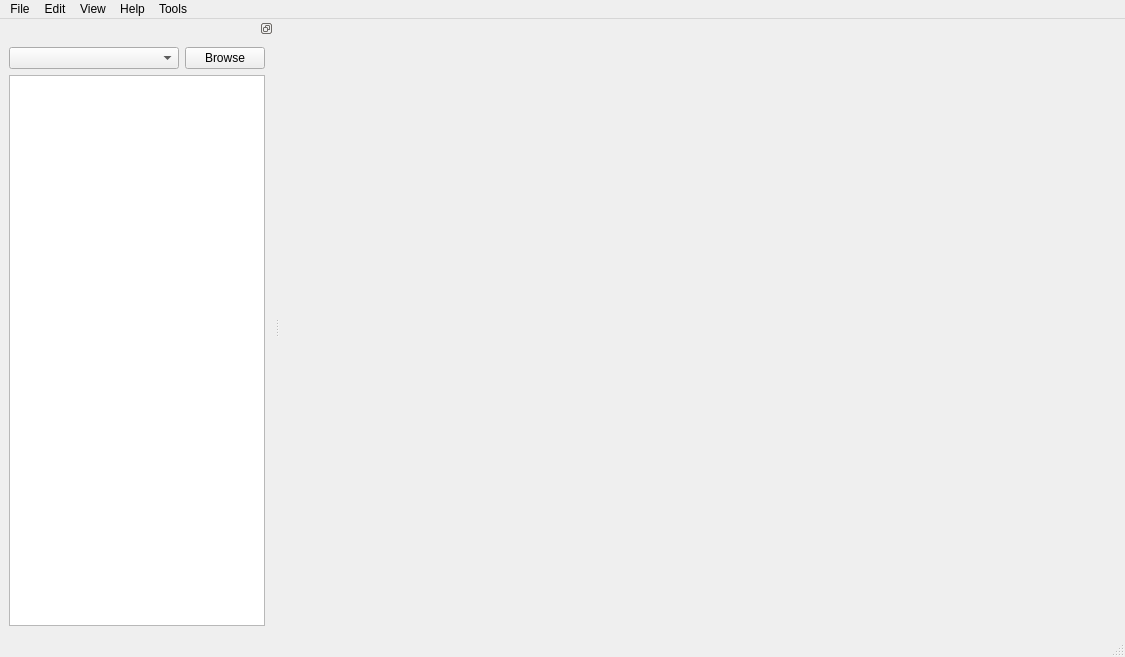
<?xml version="1.0" encoding="UTF-8"?>
<ui version="4.0">
 <class>MainWindow</class>
 <widget class="QMainWindow" name="MainWindow">
  <property name="geometry">
   <rect>
    <x>0</x>
    <y>0</y>
    <width>1125</width>
    <height>657</height>
   </rect>
  </property>
  <property name="sizePolicy">
   <sizepolicy hsizetype="Expanding" vsizetype="Expanding">
    <horstretch>0</horstretch>
    <verstretch>0</verstretch>
   </sizepolicy>
  </property>
  <property name="windowTitle">
   <string>MainWindow</string>
  </property>
  <widget class="QWidget" name="centralwidget">
   <property name="sizePolicy">
    <sizepolicy hsizetype="Expanding" vsizetype="Expanding">
     <horstretch>0</horstretch>
     <verstretch>0</verstretch>
    </sizepolicy>
   </property>
   <layout class="QHBoxLayout" name="horizontalLayout_2" stretch="5">
    <item>
     <widget class="QTabWidget" name="tabWidget">
      <property name="currentIndex">
       <number>-1</number>
      </property>
      <property name="documentMode">
       <bool>true</bool>
      </property>
      <property name="tabsClosable">
       <bool>true</bool>
      </property>
      <property name="movable">
       <bool>true</bool>
      </property>
     </widget>
    </item>
   </layout>
  </widget>
  <widget class="QMenuBar" name="menubar">
   <property name="geometry">
    <rect>
     <x>0</x>
     <y>0</y>
     <width>1125</width>
     <height>24</height>
    </rect>
   </property>
   <widget class="QMenu" name="menufile">
    <property name="title">
     <string>File</string>
    </property>
    <addaction name="actionNew"/>
    <addaction name="actionSave"/>
    <addaction name="actionSave_as"/>
    <addaction name="actionOpen"/>
    <addaction name="separator"/>
    <addaction name="actionExit"/>
   </widget>
   <widget class="QMenu" name="menuHelp">
    <property name="title">
     <string>Help</string>
    </property>
    <addaction name="actionAbout"/>
    <addaction name="actionOpen_terminal"/>
   </widget>
   <widget class="QMenu" name="menuEdit">
    <property name="title">
     <string>Edit</string>
    </property>
    <addaction name="actionUndo"/>
    <addaction name="actionRedo"/>
    <addaction name="separator"/>
    <addaction name="actionSelect_all"/>
    <addaction name="actionCut"/>
    <addaction name="actionCopy"/>
    <addaction name="actionPaste"/>
    <addaction name="separator"/>
    <addaction name="actionFind"/>
   </widget>
   <widget class="QMenu" name="menuView">
    <property name="title">
     <string>View</string>
    </property>
    <addaction name="actionZoom_in"/>
    <addaction name="actionZoom_out"/>
   </widget>
   <widget class="QMenu" name="menuTools">
    <property name="title">
     <string>Tools</string>
    </property>
   </widget>
   <addaction name="menufile"/>
   <addaction name="menuEdit"/>
   <addaction name="menuView"/>
   <addaction name="menuHelp"/>
   <addaction name="menuTools"/>
  </widget>
  <widget class="QStatusBar" name="statusbar"/>
  <widget class="QDockWidget" name="dockWidget">
   <property name="features">
    <set>QDockWidget::DockWidgetFloatable|QDockWidget::DockWidgetMovable</set>
   </property>
   <attribute name="dockWidgetArea">
    <number>1</number>
   </attribute>
   <widget class="QWidget" name="dockWidgetContents_2">
    <layout class="QVBoxLayout" name="verticalLayout">
     <item>
      <layout class="QVBoxLayout" name="inside_dock_vertical_layout">
       <property name="leftMargin">
        <number>0</number>
       </property>
       <item>
        <layout class="QHBoxLayout" name="tree_file_browse" stretch="5,0">
         <property name="leftMargin">
          <number>0</number>
         </property>
         <property name="topMargin">
          <number>0</number>
         </property>
         <item>
          <widget class="QComboBox" name="tree_file_comboBox"/>
         </item>
         <item>
          <widget class="QPushButton" name="tree_file_browse_button">
           <property name="text">
            <string>Browse</string>
           </property>
          </widget>
         </item>
        </layout>
       </item>
       <item>
        <widget class="QTreeView" name="treeView"/>
       </item>
      </layout>
     </item>
    </layout>
   </widget>
  </widget>
  <action name="actionSave">
   <property name="text">
    <string>Save</string>
   </property>
   <property name="shortcut">
    <string>Ctrl+S</string>
   </property>
  </action>
  <action name="actionNew">
   <property name="text">
    <string>New</string>
   </property>
   <property name="shortcut">
    <string>Ctrl+N</string>
   </property>
  </action>
  <action name="actionAbout">
   <property name="text">
    <string>About</string>
   </property>
  </action>
  <action name="actionSave_as">
   <property name="text">
    <string>Save as</string>
   </property>
  </action>
  <action name="actionOpen">
   <property name="text">
    <string>Open</string>
   </property>
   <property name="shortcut">
    <string>Ctrl+O</string>
   </property>
  </action>
  <action name="actionExit">
   <property name="text">
    <string>Exit</string>
   </property>
  </action>
  <action name="actionUndo">
   <property name="text">
    <string>Undo</string>
   </property>
   <property name="shortcut">
    <string>Ctrl+Z</string>
   </property>
  </action>
  <action name="actionRedo">
   <property name="text">
    <string>Redo</string>
   </property>
   <property name="shortcut">
    <string>Ctrl+Y</string>
   </property>
  </action>
  <action name="actionCut">
   <property name="text">
    <string>Cut</string>
   </property>
   <property name="shortcut">
    <string>Ctrl+X</string>
   </property>
  </action>
  <action name="actionCopy">
   <property name="text">
    <string>Copy</string>
   </property>
   <property name="shortcut">
    <string>Ctrl+C</string>
   </property>
   <property name="shortcutContext">
    <enum>Qt::WindowShortcut</enum>
   </property>
  </action>
  <action name="actionDelete">
   <property name="text">
    <string>Delete</string>
   </property>
  </action>
  <action name="actionFind">
   <property name="text">
    <string>Find</string>
   </property>
   <property name="shortcut">
    <string>Ctrl+F</string>
   </property>
  </action>
  <action name="actionSelect_all">
   <property name="text">
    <string>Select all</string>
   </property>
   <property name="shortcut">
    <string>Ctrl+A</string>
   </property>
  </action>
  <action name="actionPaste">
   <property name="text">
    <string>Paste</string>
   </property>
   <property name="shortcut">
    <string>Ctrl+P</string>
   </property>
  </action>
  <action name="actionZoom_in">
   <property name="text">
    <string>Zoom in</string>
   </property>
   <property name="shortcut">
    <string>Ctrl+=</string>
   </property>
  </action>
  <action name="actionZoom_out">
   <property name="text">
    <string>Zoom out</string>
   </property>
   <property name="shortcut">
    <string>Ctrl+-</string>
   </property>
  </action>
  <action name="actionOpen_terminal">
   <property name="text">
    <string>Open terminal</string>
   </property>
   <property name="shortcut">
    <string>Ctrl+Alt+T</string>
   </property>
  </action>
 </widget>
 <resources/>
 <connections/>
</ui>
